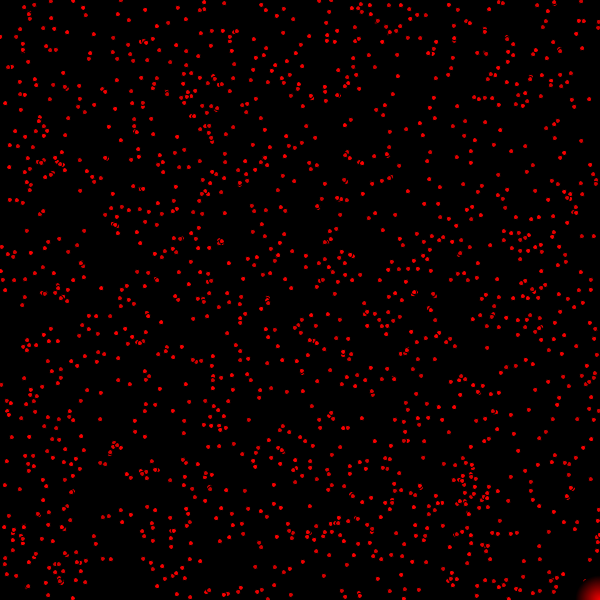
Frame 1 (no input)
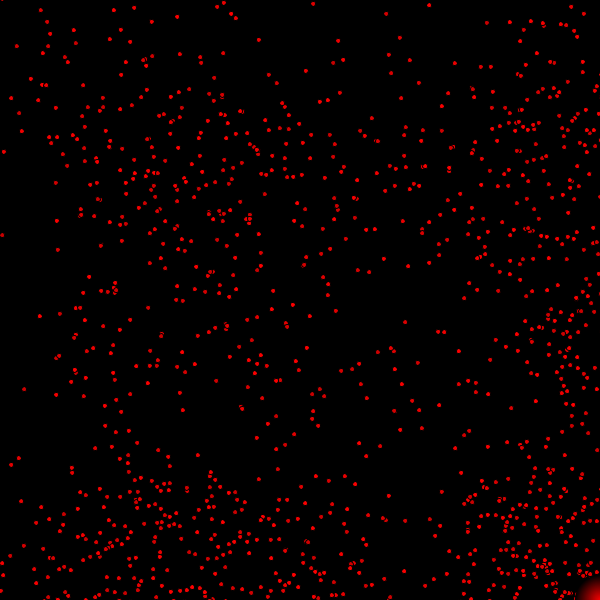
Frame 60 (the mouse pressed at the canvas centre just before this capture)
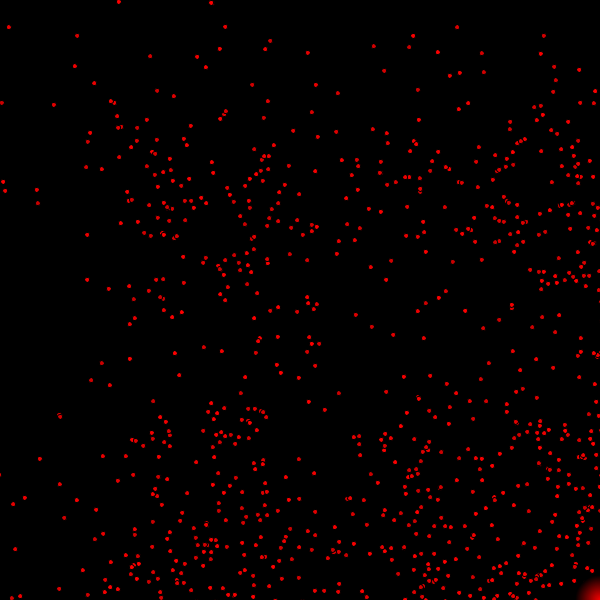
Frame 120 (the mouse held since frame 60 and released just before this capture)

The Processing sketch that drew these frames (run headless with seeded random() and noise(); from frame 60 on, the mouse is pressed at the canvas centre):

// Processing sketch: sketch_004
// ── sketch_004.pde

Dot[] dots;
int n_dots = 1500;

void setup() {

  size(600, 600);
  dots = new Dot[n_dots];
  for (int i = 0; i < n_dots; i++) {
    dots[i] = new Dot();
  }
}

void draw() {
  background(0, 0, 0);
  for (int i = 0; i < n_dots; i++) {
    dots[i].show();
    dots[i].update();
  }
  int sz = 50;
  for (int i = 0; i < sz; i++) {
    noStroke();
    fill((255/50)*i, 0, 0);
    ellipse(width, height, sz-i, sz-i);
  }
}

class Dot {
  float x = random(0, width);
  float y = random(0, height);
  float speedX = random(-1, 1);
  float speedY = random(-1, 1);
  float acc = random(-1, 1);
  color col = color(random(200, 255), 0, 0);

  void show () {
    stroke(0);
    fill(col);
    ellipse(this.x, this.y, 5, 5);
  }

  void update() {
    acc = sin(acc + random(-1,1)) + cos(-acc + random(-1,1));
    speedX += acc;
    speedY += acc;
    x += speedX;
    y += speedY;
    if (hitWall(x, y) == 1) {
      speedX = -speedX;
    }
    if (hitWall(x, y) == 2) {
      speedY = -speedY;
    }
  }
}

int hitWall(float x, float y) {
  if (x + 0.5 > width || x - 0.5 < 0) {
    return 1;
  }
  if (y + 0.5 > height || y - 0.5 < 0) {
    return 2;
  }
  return 0;
}
